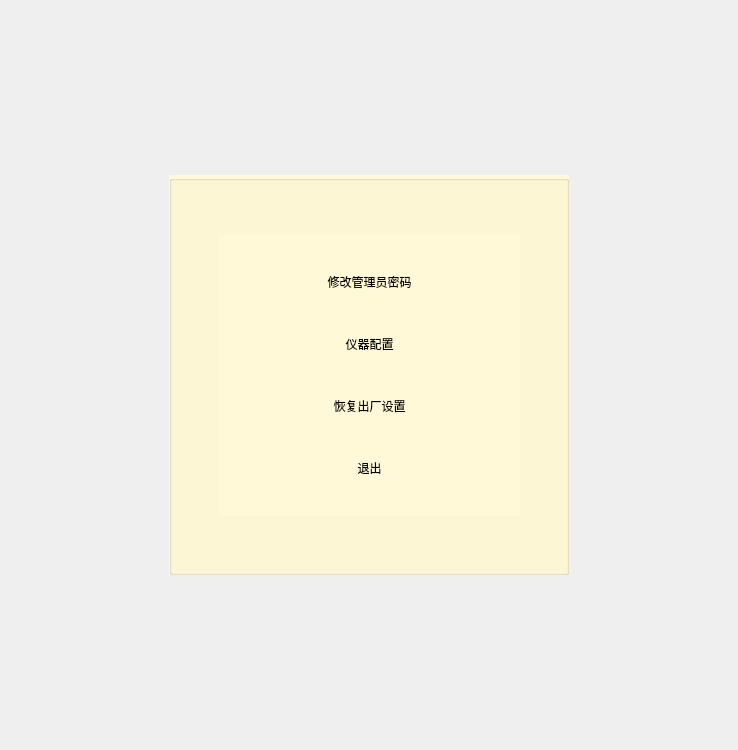
          <widget class="QWidget" name="tab_4">
           <attribute name="title">
            <string>管理员</string>
           </attribute>
           <layout class="QGridLayout" name="gridLayout_7">
            <item row="2" column="2">
             <spacer name="horizontalSpacer_8">
              <property name="orientation">
               <enum>Qt::Horizontal</enum>
              </property>
              <property name="sizeHint" stdset="0">
               <size>
                <width>158</width>
                <height>20</height>
               </size>
              </property>
             </spacer>
            </item>
            <item row="3" column="1">
             <spacer name="verticalSpacer_4">
              <property name="orientation">
               <enum>Qt::Vertical</enum>
              </property>
              <property name="sizeHint" stdset="0">
               <size>
                <width>20</width>
                <height>164</height>
               </size>
              </property>
             </spacer>
            </item>
            <item row="1" column="0">
             <spacer name="horizontalSpacer_7">
              <property name="orientation">
               <enum>Qt::Horizontal</enum>
              </property>
              <property name="sizeHint" stdset="0">
               <size>
                <width>158</width>
                <height>20</height>
               </size>
              </property>
             </spacer>
            </item>
            <item row="0" column="1">
             <spacer name="verticalSpacer_3">
              <property name="orientation">
               <enum>Qt::Vertical</enum>
              </property>
              <property name="sizeHint" stdset="0">
               <size>
                <width>20</width>
                <height>164</height>
               </size>
              </property>
             </spacer>
            </item>
            <item row="1" column="1" rowspan="2">
             <widget class="QGroupBox" name="groupBox_2">
              <property name="minimumSize">
               <size>
                <width>400</width>
                <height>400</height>
               </size>
              </property>
              <property name="styleSheet">
               <string notr="true">background-color: rgb(255, 249, 215);
border-color: rgb(0, 0, 0);</string>
              </property>
              <property name="title">
               <string/>
              </property>
              <widget class="QWidget" name="verticalLayoutWidget">
               <property name="geometry">
                <rect>
                 <x>50</x>
                 <y>60</y>
                 <width>301</width>
                 <height>281</height>
                </rect>
               </property>
               <layout class="QVBoxLayout" name="verticalLayout">
                <item>
                 <widget class="QPushButton" name="pushButton">
                  <property name="styleSheet">
                   <string notr="true">border-color: rgb(255, 249, 215);border:none;</string>
                  </property>
                  <property name="text">
                   <string>修改管理员密码</string>
                  </property>
                 </widget>
                </item>
                <item>
                 <widget class="QPushButton" name="pushButton_2">
                  <property name="styleSheet">
                   <string notr="true">border:none;</string>
                  </property>
                  <property name="text">
                   <string>仪器配置</string>
                  </property>
                 </widget>
                </item>
                <item>
                 <widget class="QPushButton" name="pushButton_3">
                  <property name="styleSheet">
                   <string notr="true">border:none;</string>
                  </property>
                  <property name="text">
                   <string>恢复出厂设置</string>
                  </property>
                 </widget>
                </item>
                <item>
                 <widget class="QPushButton" name="pushButton_4">
                  <property name="styleSheet">
                   <string notr="true">border:none;</string>
                  </property>
                  <property name="text">
                   <string>退出</string>
                  </property>
                 </widget>
                </item>
               </layout>
              </widget>
             </widget>
            </item>
           </layout>
          </widget>
